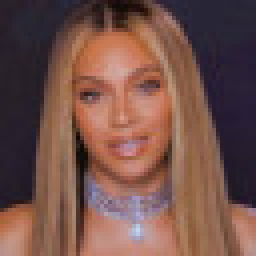
#> input picture Lab2/pictures/beyonce.jpg, 64 x 64 px (shown 4 times larger)
$ jupyter execute lab2_part2.ipynb
#> lines starting #> are read from the running program, lines starting #| are printed output that depends on the picture; long printed decimals are rounded
[cell 1]
import numpy as np
import sklearn
import matplotlib.pyplot as plt
import pandas as pd
from scipy.stats import pearsonr
import PIL

[cell 2]
def awgn(signal, snr):
    db_signal = 10 * np.log10(np.mean(signal ** 2))
    db_noise = db_signal - snr
    noise_power = 10 ** (db_noise / 10)
    noise = np.random.normal(0, np.sqrt(noise_power), len(signal))
    return signal + noise

[cell 3]
images = ['beyonce.jpg', 'einstein.jpg', 'marie-curie.jpg', 'michael-jackson.jpg', 'queen.jpg']
inputs = np.empty((len(images), 4096))
inputs_norm = np.empty((len(images), 4096))

image_index = 0
for image in images:
    photo = PIL.Image.open('./pictures/' + image)
#> photo is the input picture: PIL image 64x64 RGB; mean R, G, B 117.2, 82.1, 74.2
    photo_grey = np.asarray(photo.convert("L")).reshape(1, -1)
    inputs[image_index] = photo_grey
    inputs_norm[image_index] = sklearn.preprocessing.normalize(photo_grey)
    image_index = image_index + 1

[cell 4]
weights_hebb = np.dot(inputs.transpose(), inputs_norm)
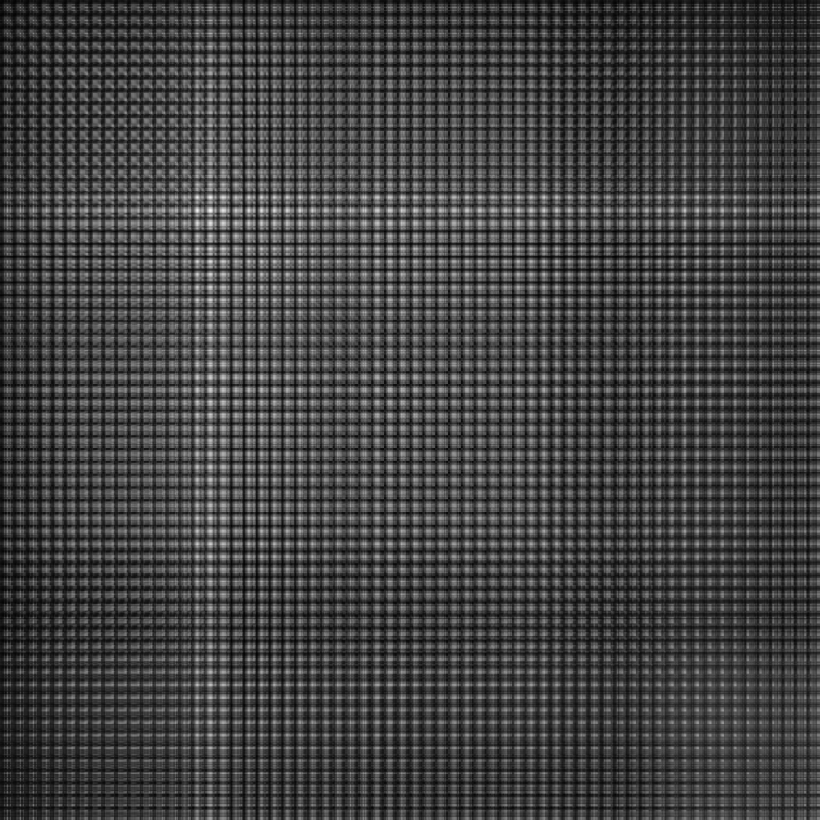
#> weights_hebb: shape (4096, 4096) float64 (shown at 1/5 size); min 1.36, max 28.31, mean 8.3; drawn with min black and max white

[cell 5]
inputs_square = np.dot(inputs, inputs.transpose())
inverse_inputs_square = np.linalg.inv(inputs_square)

pseudo_inverse = np.dot(inputs.transpose(), inverse_inputs_square)

weights_pseudo = np.dot(pseudo_inverse, inputs)

[cell 6]
noisy_inputs = np.empty((len(images), 4096))
outputs_hebb = np.empty((len(images), 4096))
outputs_pseudo = np.empty((len(images), 4096))

# Create a figure and a set of subplots with 3 row and 3 columns
fig, axs = plt.subplots(5, 3, figsize=(30, 15))
axs[0][0].set_title("Noisy Input")
axs[0][1].set_title("Hebb Output")
axs[0][2].set_title("Pseudo-Inverse Output")

for index in range(0, len(inputs)):
    noisy_inputs[index] = awgn(inputs[index], 20).reshape(1, -1)
    outputs_hebb[index] = np.dot(weights_hebb, noisy_inputs[index])
    outputs_pseudo[index] = np.dot(weights_pseudo, noisy_inputs[index])

    axs[index][0].imshow(noisy_inputs[index].reshape(64,64), cmap='gray')
    axs[index][0].axis('off') # Hide axes ticks
    axs[index][1].imshow(outputs_hebb[index].reshape(64,64), cmap='gray')
    axs[index][1].axis('off') # Hide axes ticks
    axs[index][2].imshow(outputs_pseudo[index].reshape(64,64), cmap='gray')
    axs[index][2].axis('off') # Hide axes ticks
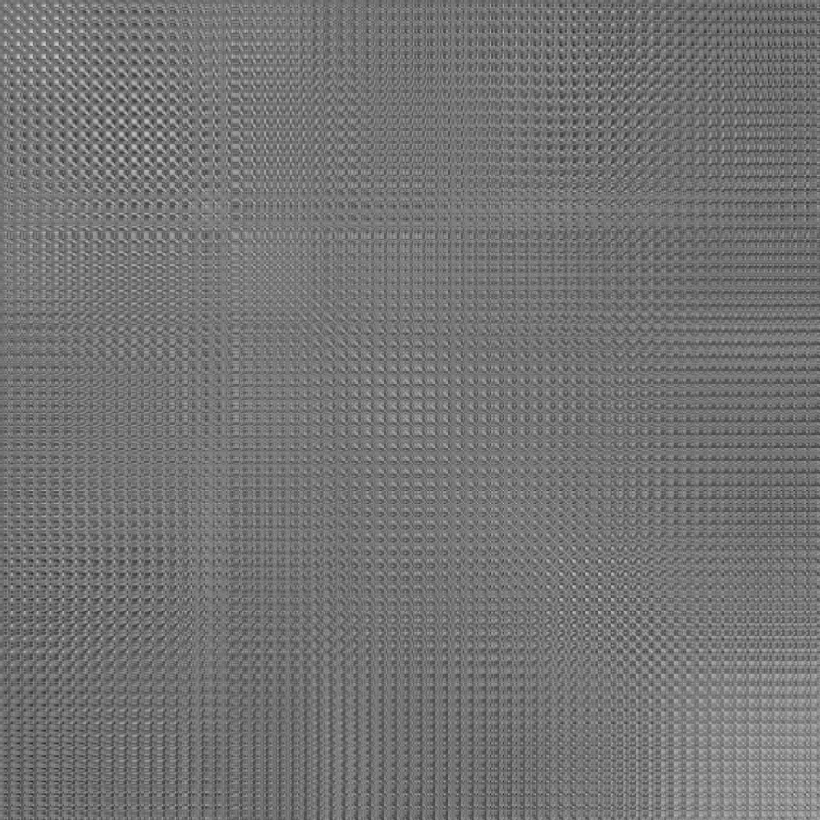
#> weights_pseudo: shape (4096, 4096) float64 (shown at 1/5 size); min -0.00257, max 0.00357, mean 0.00023; drawn with min black and max white

plt.show()
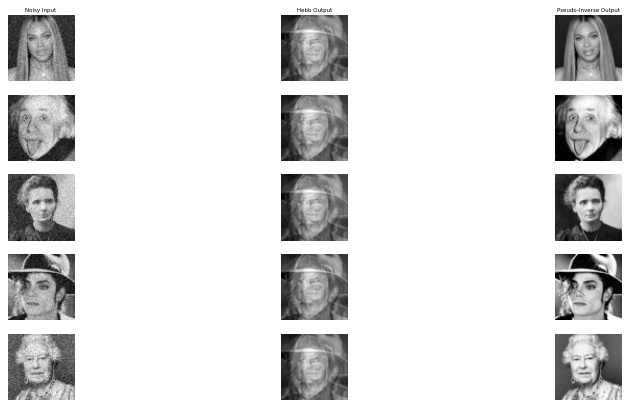
#> figure drawn by matplotlib, 15 panels

[cell 7]
output_1_corr = [pearsonr(inputs[0], outputs_hebb[0])[0], pearsonr(inputs[1], outputs_hebb[0])[0], pearsonr(inputs[2], outputs_hebb[0])[0]]
#> output_1_corr = [0.584, 0.724, 0.441]
output_2_corr = [pearsonr(inputs[0], outputs_hebb[1])[0], pearsonr(inputs[1], outputs_hebb[1])[0], pearsonr(inputs[2], outputs_hebb[1])[0]]
#> output_2_corr = [0.508, 0.804, 0.502]
output_3_corr = [pearsonr(inputs[0], outputs_hebb[2])[0], pearsonr(inputs[1], outputs_hebb[2])[0], pearsonr(inputs[2], outputs_hebb[2])[0]]
#> output_3_corr = [0.484, 0.758, 0.577]

data = {
    'Pattern': ['Pattern 1', 'Pattern 2', 'Pattern 3'],
    'Output 1': output_1_corr,
    'Output 2': output_2_corr,
    'Output 3': output_3_corr
}
#> data = {'Pattern': ['Pattern 1', 'Pattern 2', 'Pattern 3'], 'Output 1': [0.584, 0.724, 0.441], 'Output 2': [0.508, 0.804, 0.502], 'Output 3': [0.484, 0.758, 0.577]}

df = pd.DataFrame(data)
#> df = table of 3 rows and 4 columns
print("Correlation between clean inputs and noisy Hebbian learning outputs")
print(df)
#|      Pattern  Output 1  Output 2  Output 3
#| 0  Pattern 1  0.5837  0.508  0.4844
#| 1  Pattern 2  0.7239  0.8036  0.7575
#| 2  Pattern 3  0.4409  0.5021  0.5766

[cell 8]
output_1_corr = [pearsonr(inputs[0], outputs_pseudo[0])[0], pearsonr(inputs[1], outputs_pseudo[0])[0], pearsonr(inputs[2], outputs_pseudo[0])[0]]
#> output_1_corr = [1, 0.226, -0.0718]
output_2_corr = [pearsonr(inputs[0], outputs_pseudo[1])[0], pearsonr(inputs[1], outputs_pseudo[1])[0], pearsonr(inputs[2], outputs_pseudo[1])[0]]
#> output_2_corr = [0.224, 1, 0.354]
output_3_corr = [pearsonr(inputs[0], outputs_pseudo[2])[0], pearsonr(inputs[1], outputs_pseudo[2])[0], pearsonr(inputs[2], outputs_pseudo[2])[0]]
#> output_3_corr = [-0.0747, 0.362, 1]

data = {
    'Pattern': ['Pattern 1', 'Pattern 2', 'Pattern 3'],
    'Output 1': output_1_corr,
    'Output 2': output_2_corr,
    'Output 3': output_3_corr
}
#> data = {'Pattern': ['Pattern 1', 'Pattern 2', 'Pattern 3'], 'Output 1': [1, 0.226, -0.0718], 'Output 2': [0.224, 1, 0.354], 'Output 3': [-0.0747, 0.362, 1]}

df = pd.DataFrame(data)
print("Correlation between clean inputs and noisy Pseudo-Inverse learning outputs")
print(df)
#|      Pattern  Output 1  Output 2  Output 3
#| 0  Pattern 1  1  0.2238 -0.07467
#| 1  Pattern 2  0.2258  1  0.3617
#| 2  Pattern 3 -0.0718  0.3543  1
